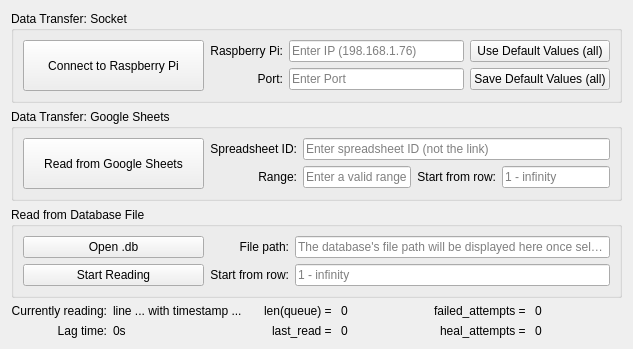
      <widget class="QWidget" name="tab_4">
       <attribute name="title">
        <string>Data Source</string>
       </attribute>
       <layout class="QVBoxLayout" name="verticalLayout_6">
        <item>
         <widget class="QGroupBox" name="groupBox_2">
          <property name="title">
           <string>Data Transfer: Socket</string>
          </property>
          <layout class="QHBoxLayout" name="horizontalLayout_4">
           <item>
            <widget class="QPushButton" name="connect_raspi_button">
             <property name="minimumSize">
              <size>
               <width>181</width>
               <height>51</height>
              </size>
             </property>
             <property name="text">
              <string>Connect to Raspberry Pi</string>
             </property>
            </widget>
           </item>
           <item>
            <layout class="QGridLayout" name="gridLayout_3">
             <item row="1" column="1">
              <widget class="QLineEdit" name="lineEdit_2">
               <property name="placeholderText">
                <string>Enter Port</string>
               </property>
              </widget>
             </item>
             <item row="1" column="0">
              <widget class="QLabel" name="label_2">
               <property name="text">
                <string>Port:</string>
               </property>
               <property name="alignment">
                <set>Qt::AlignRight|Qt::AlignTrailing|Qt::AlignVCenter</set>
               </property>
              </widget>
             </item>
             <item row="1" column="2">
              <widget class="QPushButton" name="socket_def_save_button">
               <property name="text">
                <string>Save Default Values (all)</string>
               </property>
              </widget>
             </item>
             <item row="0" column="1">
              <widget class="QLineEdit" name="lineEdit">
               <property name="placeholderText">
                <string>Enter IP (198.168.1.76)</string>
               </property>
              </widget>
             </item>
             <item row="0" column="2">
              <widget class="QPushButton" name="socket_def_use_button">
               <property name="text">
                <string>Use Default Values (all)</string>
               </property>
              </widget>
             </item>
             <item row="0" column="0">
              <widget class="QLabel" name="label">
               <property name="text">
                <string>Raspberry Pi:</string>
               </property>
               <property name="alignment">
                <set>Qt::AlignRight|Qt::AlignTrailing|Qt::AlignVCenter</set>
               </property>
              </widget>
             </item>
            </layout>
           </item>
          </layout>
         </widget>
        </item>
        <item>
         <widget class="QGroupBox" name="groupBox_3">
          <property name="title">
           <string>Data Transfer: Google Sheets</string>
          </property>
          <layout class="QHBoxLayout" name="horizontalLayout_5">
           <item>
            <widget class="QPushButton" name="connect_gsheets_button">
             <property name="minimumSize">
              <size>
               <width>181</width>
               <height>51</height>
              </size>
             </property>
             <property name="text">
              <string>Read from Google Sheets</string>
             </property>
            </widget>
           </item>
           <item>
            <layout class="QGridLayout" name="gridLayout_4">
             <item row="1" column="0">
              <widget class="QLabel" name="label_6">
               <property name="text">
                <string>Range:</string>
               </property>
               <property name="alignment">
                <set>Qt::AlignRight|Qt::AlignTrailing|Qt::AlignVCenter</set>
               </property>
              </widget>
             </item>
             <item row="0" column="0">
              <widget class="QLabel" name="label_5">
               <property name="text">
                <string>Spreadsheet ID:</string>
               </property>
               <property name="alignment">
                <set>Qt::AlignRight|Qt::AlignTrailing|Qt::AlignVCenter</set>
               </property>
              </widget>
             </item>
             <item row="1" column="1">
              <widget class="QLineEdit" name="lineEdit_4">
               <property name="placeholderText">
                <string>Enter a valid range</string>
               </property>
              </widget>
             </item>
             <item row="1" column="2">
              <widget class="QLabel" name="label_7">
               <property name="text">
                <string>Start from row:</string>
               </property>
               <property name="alignment">
                <set>Qt::AlignRight|Qt::AlignTrailing|Qt::AlignVCenter</set>
               </property>
              </widget>
             </item>
             <item row="1" column="3">
              <widget class="QLineEdit" name="lineEdit_5">
               <property name="placeholderText">
                <string>1 - infinity</string>
               </property>
              </widget>
             </item>
             <item row="0" column="1" colspan="3">
              <widget class="QLineEdit" name="lineEdit_3">
               <property name="placeholderText">
                <string>Enter spreadsheet ID (not the link)</string>
               </property>
              </widget>
             </item>
            </layout>
           </item>
          </layout>
         </widget>
        </item>
        <item>
         <widget class="QGroupBox" name="groupBox_4">
          <property name="title">
           <string>Read from Database File</string>
          </property>
          <layout class="QHBoxLayout" name="horizontalLayout_6">
           <item>
            <layout class="QVBoxLayout" name="verticalLayout_7">
             <item>
              <widget class="QPushButton" name="open_db_button">
               <property name="minimumSize">
                <size>
                 <width>181</width>
                 <height>0</height>
                </size>
               </property>
               <property name="text">
                <string>Open .db</string>
               </property>
              </widget>
             </item>
             <item>
              <widget class="QPushButton" name="connect_db_button">
               <property name="minimumSize">
                <size>
                 <width>181</width>
                 <height>0</height>
                </size>
               </property>
               <property name="text">
                <string>Start Reading</string>
               </property>
              </widget>
             </item>
            </layout>
           </item>
           <item>
            <layout class="QGridLayout" name="gridLayout_5">
             <item row="0" column="0">
              <widget class="QLabel" name="label_8">
               <property name="text">
                <string>File path:</string>
               </property>
               <property name="alignment">
                <set>Qt::AlignRight|Qt::AlignTrailing|Qt::AlignVCenter</set>
               </property>
              </widget>
             </item>
             <item row="2" column="0">
              <widget class="QLabel" name="label_10">
               <property name="text">
                <string>Start from row:</string>
               </property>
               <property name="alignment">
                <set>Qt::AlignRight|Qt::AlignTrailing|Qt::AlignVCenter</set>
               </property>
              </widget>
             </item>
             <item row="0" column="1">
              <widget class="QLineEdit" name="lineEdit_6">
               <property name="placeholderText">
                <string>The database's file path will be displayed here once selected</string>
               </property>
              </widget>
             </item>
             <item row="2" column="1">
              <widget class="QLineEdit" name="lineEdit_8">
               <property name="placeholderText">
                <string>1 - infinity</string>
               </property>
              </widget>
             </item>
            </layout>
           </item>
          </layout>
         </widget>
        </item>
        <item>
         <layout class="QGridLayout" name="gridLayout_2">
          <item row="1" column="2">
           <widget class="QLabel" name="label_15">
            <property name="text">
             <string>last_read = </string>
            </property>
            <property name="alignment">
             <set>Qt::AlignRight|Qt::AlignTrailing|Qt::AlignVCenter</set>
            </property>
           </widget>
          </item>
          <item row="0" column="4">
           <widget class="QLabel" name="label_16">
            <property name="text">
             <string>failed_attempts = </string>
            </property>
            <property name="alignment">
             <set>Qt::AlignRight|Qt::AlignTrailing|Qt::AlignVCenter</set>
            </property>
           </widget>
          </item>
          <item row="1" column="3">
           <widget class="QLabel" name="last_read_label">
            <property name="text">
             <string>0</string>
            </property>
           </widget>
          </item>
          <item row="0" column="2">
           <widget class="QLabel" name="label_14">
            <property name="text">
             <string>len(queue) = </string>
            </property>
            <property name="alignment">
             <set>Qt::AlignRight|Qt::AlignTrailing|Qt::AlignVCenter</set>
            </property>
           </widget>
          </item>
          <item row="0" column="3">
           <widget class="QLabel" name="queue_size_label">
            <property name="text">
             <string>0</string>
            </property>
           </widget>
          </item>
          <item row="0" column="0">
           <widget class="QLabel" name="label_9">
            <property name="text">
             <string>Currently reading:</string>
            </property>
            <property name="alignment">
             <set>Qt::AlignRight|Qt::AlignTrailing|Qt::AlignVCenter</set>
            </property>
           </widget>
          </item>
          <item row="1" column="1">
           <widget class="QLabel" name="lag_time_label">
            <property name="text">
             <string>0s</string>
            </property>
           </widget>
          </item>
          <item row="1" column="0">
           <widget class="QLabel" name="label_12">
            <property name="text">
             <string>Lag time:</string>
            </property>
            <property name="alignment">
             <set>Qt::AlignRight|Qt::AlignTrailing|Qt::AlignVCenter</set>
            </property>
           </widget>
          </item>
          <item row="0" column="1">
           <widget class="QLabel" name="reading_label">
            <property name="text">
             <string>line ... with timestamp ...</string>
            </property>
           </widget>
          </item>
          <item row="0" column="5">
           <widget class="QLabel" name="failed_attempts_label">
            <property name="text">
             <string>0</string>
            </property>
           </widget>
          </item>
          <item row="1" column="4">
           <widget class="QLabel" name="label_17">
            <property name="text">
             <string>heal_attempts = </string>
            </property>
            <property name="alignment">
             <set>Qt::AlignRight|Qt::AlignTrailing|Qt::AlignVCenter</set>
            </property>
           </widget>
          </item>
          <item row="1" column="5">
           <widget class="QLabel" name="heal_attempts_label">
            <property name="text">
             <string>0</string>
            </property>
           </widget>
          </item>
         </layout>
        </item>
       </layout>
      </widget>
